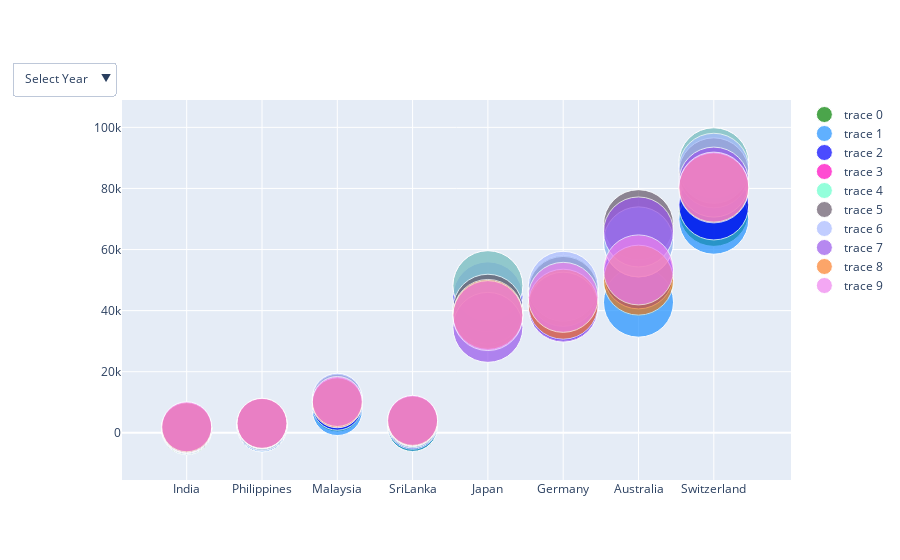

The notebook cell saved with this chart:
### Code cell
import pandas as pd
import numpy as np
import matplotlib.pyplot as plt
import matplotlib.gridspec as gridspec
from plotly.subplots import make_subplots
import plotly.graph_objects as go

fig3 = make_subplots(rows=1, cols=1)

countries = ['India','Philippines','Malaysia','SriLanka','Japan','Germany','Australia','Switzerland']
fig3.add_trace(go.Scatter(x=countries,y=[998,1991,8474,2037,39339,45427,49601,72487],text='GDP per Captia in USD in 2008',marker_color=['green','green','green','green','green','green','green','green'],
                                                                              mode='markers',marker_size=[50,50,50,50,70,70,70,70]),row=1, col=1) 

fig3.add_trace(go.Scatter(x=countries,y=[1101,1905,7292,2090,40755,41485,42772,69927],text='GDP Per Capita in USD in 2009' ,marker_color=['dodgerblue','dodgerblue','dodgerblue','dodgerblue','dodgerblue','dodgerblue','dodgerblue','dodgerblue'],
                                                                              mode='markers',marker_size=[50,50,50,50,70,70,70,70]),row=1, col=1) 

fig3.add_trace(go.Scatter(x=countries,y=[1357.564,2217.474,9040.566,2799.649,44507.68,41531.93,52022.13,74605.72],text='GDP Per capita in USD in 2010 ',marker_color=['blue','blue','blue','blue','blue','blue','blue','blue'],
                                                                              mode='markers',marker_size=[50,50,50,50,70,70,70,70]),row=1, col=1) 
fig3.add_trace(go.Scatter(x=countries,y=[1458.104,2450.734,10399.37,3200.834,48168,46644.78,62517.83,88415.63],text='GDP Per Capita in USD in 2011 ',marker_color=['rgb(255, 0, 191)','rgb(255, 0, 191)','rgb(255, 0, 191)','rgb(255, 0, 191)','rgb(255, 0, 191)','rgb(255, 0, 191)','rgb(255, 0, 191)','rgb(255, 0, 191)'],
                                                                              mode='markers',marker_size=[50,50,50,50,70,70,70,70]),row=1, col=1) 
fig3.add_trace(go.Scatter(x=countries,y=[1443.88,2450.734,10399.37,3200.834,48168,46644.78,62517.83,88415.63],text='GDP Per Capita in USD in 2012 ',marker_color=['#66FFCC','#66FFCC','#66FFCC','#66FFCC','#66FFCC','#66FFCC','#66FFCC','#66FFCC'],
                                                                                mode='markers',marker_size=[50,50,50,50,70,70,70,70]),row=1, col=1)
fig3.add_trace(go.Scatter(x=countries,y=[1449.606,2871.431,10970.12,3610.289,40454.45,46285.76,68150.11,85112.46],text='GDP Per Capita in USD in 2013' ,marker_color=['#665869','#665869','#665869','#665869','#665869','#665869','#665869','#665869'],
                                                                              mode='markers',marker_size=[50,50,50,50,70,70,70,70]),row=1, col=1)
fig3.add_trace(go.Scatter(x=countries,y=[1573.881,2959.648,11319.08,3819.254,38109.41,47959.99,62510.79,86605.56],text='GDP Per Capita in USD in 2014 ',marker_color=['#a7b9ff','#a7b9ff','#a7b9ff','#a7b9ff','#a7b9ff','#a7b9ff','#a7b9ff','#a7b9ff'],
                                                                              mode='markers',marker_size=[50,50,50,50,70,70,70,70]),row=1,col=1)

fig3.add_trace(go.Scatter(x=countries,y=[1605.605,3001.04,9955.242,3843.781,34524.47,41139.54,65755.72,82081.6],text=' GDP Per Capita in USD in 2015 ',marker_color=['#9856eb','#9856eb','#9856eb','#9856eb','#9856eb','#9856eb','#9856eb','#9856eb'],
                                                                              mode='markers',marker_size=[50,50,50,50,70,70,70,70]),row=1, col=1)
fig3.add_trace(go.Scatter(x=countries,y=[1732.64,3073.654,9817.741,3886.292,38761.82,42098.92,49971.13,80172.23],text='GDP Per Capita in USD in 2016 ',marker_color=['#fc7f2b','#fc7f2b','#fc7f2b','#fc7f2b','#fc7f2b','#fc7f2b','#fc7f2b','#fc7f2b'],
                                                                  mode='markers',marker_size=[50,50,50,50,70,70,70,70]),row=1, col=1)
fig3.add_trace(go.Scatter(x=countries,y=[1981.651,3123.234,10254.23,4077.044,38386.51,44349.59,53331.818,80449.99],text='GDP Per Capita USD in 2017 ',marker_color=['violet','violet','violet','violet','violet','violet','violet','violet'],
                                                                               mode='markers',marker_size=[50,50,50,50,70,70,70,70]),row=1, col=1)

fig3.update_layout(
updatemenus=[
        dict(
            buttons=list([
                dict(args = [{'visible': [False, False,False, False,False, False,False ,False,False,False]}],
                    label="Select Year",
                    method="update"),
                dict(args = [{'visible': [True, False,False, False,False, False,False, False,False,False]}],
                    label="2008",
                    method="update"),
                dict(args = [{'visible': [False, True,False, False,False, False,False, False,False,False]}],
                    label="2009",
                    method="update"),
                dict(args = [{'visible': [False, False,True, False,False, False,False, False,False,False]}],
                    label="2010",
                    method="update"),
                dict(args = [{'visible': [False, False,False, True,False, False,False, False,False,False]}],
                    label="2011",
                    method="update"),
                dict(args = [{'visible': [False, False,False, False,True, False,False, False,False,False]}],
                    label="2012",
                    method="update"),
                dict(args = [{'visible': [False, False,False, False,False, True,False, False,False,False]}],
                    label="2013",
                    method="update"),
                dict(args = [{'visible': [False, False,False, False,False, False,True, False,False,False]}],
                    label="2014",
                    method="update"),
                dict(args = [{'visible': [False, False,False, False,False, False,False, True,False,False]}],
                    label="2015",
                    method="update"),
                
                dict(args = [{'visible': [False, False,False, False,False, False,False, False,True,False]}],
                    label="2016",
                     method="update"),
                dict(args = [{'visible': [False, False,False, False,False, False,False, False,False,True]}],
                    label="2017",
                     method="update")]), x=-0.01,y=1.1),
      
    ]
    
)

fig3.show()

### Figure 1 — Plotly figure (JSON) as saved in the notebook; plotly's stock layout.template omitted (floating-point values rounded to 4 significant figures)
{"data": [{"marker": {"color": ["green", "green", "green", "green", "green", "green", "green", "green"], "size": [50, 50, 50, 50, 70, 70, 70, 70]}, "mode": "markers", "text": "GDP per Captia in USD in 2008", "type": "scatter", "x": ["India", "Philippines", "Malaysia", "SriLanka", "Japan", "Germany", "Australia", "Switzerland"], "xaxis": "x", "y": [998, 1991, 8474, 2037, 39339, 45427, 49601, 72487], "yaxis": "y"}, {"marker": {"color": ["dodgerblue", "dodgerblue", "dodgerblue", "dodgerblue", "dodgerblue", "dodgerblue", "dodgerblue", "dodgerblue"], "size": [50, 50, 50, 50, 70, 70, 70, 70]}, "mode": "markers", "text": "GDP Per Capita in USD in 2009", "type": "scatter", "x": ["India", "Philippines", "Malaysia", "SriLanka", "Japan", "Germany", "Australia", "Switzerland"], "xaxis": "x", "y": [1101, 1905, 7292, 2090, 40755, 41485, 42772, 69927], "yaxis": "y"}, {"marker": {"color": ["blue", "blue", "blue", "blue", "blue", "blue", "blue", "blue"], "size": [50, 50, 50, 50, 70, 70, 70, 70]}, "mode": "markers", "text": "GDP Per capita in USD in 2010 ", "type": "scatter", "x": ["India", "Philippines", "Malaysia", "SriLanka", "Japan", "Germany", "Australia", "Switzerland"], "xaxis": "x", "y": [1358.0, 2217.0, 9041.0, 2800.0, 44510.0, 41530.0, 52020.0, 74610.0], "yaxis": "y"}, {"marker": {"color": ["rgb(255, 0, 191)", "rgb(255, 0, 191)", "rgb(255, 0, 191)", "rgb(255, 0, 191)", "rgb(255, 0, 191)", "rgb(255, 0, 191)", "rgb(255, 0, 191)", "rgb(255, 0, 191)"], "size": [50, 50, 50, 50, 70, 70, 70, 70]}, "mode": "markers", "text": "GDP Per Capita in USD in 2011 ", "type": "scatter", "x": ["India", "Philippines", "Malaysia", "SriLanka", "Japan", "Germany", "Australia", "Switzerland"], "xaxis": "x", "y": [1458.0, 2451.0, 10400.0, 3201.0, 48168, 46640.0, 62520.0, 88420.0], "yaxis": "y"}, {"marker": {"color": ["#66FFCC", "#66FFCC", "#66FFCC", "#66FFCC", "#66FFCC", "#66FFCC", "#66FFCC", "#66FFCC"], "size": [50, 50, 50, 50, 70, 70, 70, 70]}, "mode": "markers", "text": "GDP Per Capita in USD in 2012 ", "type": "scatter", "x": ["India", "Philippines", "Malaysia", "SriLanka", "Japan", "Germany", "Australia", "Switzerland"], "xaxis": "x", "y": [1444.0, 2451.0, 10400.0, 3201.0, 48168, 46640.0, 62520.0, 88420.0], "yaxis": "y"}, {"marker": {"color": ["#665869", "#665869", "#665869", "#665869", "#665869", "#665869", "#665869", "#665869"], "size": [50, 50, 50, 50, 70, 70, 70, 70]}, "mode": "markers", "text": "GDP Per Capita in USD in 2013", "type": "scatter", "x": ["India", "Philippines", "Malaysia", "SriLanka", "Japan", "Germany", "Australia", "Switzerland"], "xaxis": "x", "y": [1450.0, 2871.0, 10970.0, 3610.0, 40450.0, 46290.0, 68150.0, 85110.0], "yaxis": "y"}, {"marker": {"color": ["#a7b9ff", "#a7b9ff", "#a7b9ff", "#a7b9ff", "#a7b9ff", "#a7b9ff", "#a7b9ff", "#a7b9ff"], "size": [50, 50, 50, 50, 70, 70, 70, 70]}, "mode": "markers", "text": "GDP Per Capita in USD in 2014 ", "type": "scatter", "x": ["India", "Philippines", "Malaysia", "SriLanka", "Japan", "Germany", "Australia", "Switzerland"], "xaxis": "x", "y": [1574.0, 2960.0, 11320.0, 3819.0, 38110.0, 47960.0, 62510.0, 86610.0], "yaxis": "y"}, {"marker": {"color": ["#9856eb", "#9856eb", "#9856eb", "#9856eb", "#9856eb", "#9856eb", "#9856eb", "#9856eb"], "size": [50, 50, 50, 50, 70, 70, 70, 70]}, "mode": "markers", "text": " GDP Per Capita in USD in 2015 ", "type": "scatter", "x": ["India", "Philippines", "Malaysia", "SriLanka", "Japan", "Germany", "Australia", "Switzerland"], "xaxis": "x", "y": [1606.0, 3001.0, 9955.0, 3844.0, 34520.0, 41140.0, 65760.0, 82080.0], "yaxis": "y"}, {"marker": {"color": ["#fc7f2b", "#fc7f2b", "#fc7f2b", "#fc7f2b", "#fc7f2b", "#fc7f2b", "#fc7f2b", "#fc7f2b"], "size": [50, 50, 50, 50, 70, 70, 70, 70]}, "mode": "markers", "text": "GDP Per Capita in USD in 2016 ", "type": "scatter", "x": ["India", "Philippines", "Malaysia", "SriLanka", "Japan", "Germany", "Australia", "Switzerland"], "xaxis": "x", "y": [1733.0, 3074.0, 9818.0, 3886.0, 38760.0, 42100.0, 49970.0, 80170.0], "yaxis": "y"}, {"marker": {"color": ["violet", "violet", "violet", "violet", "violet", "violet", "violet", "violet"], "size": [50, 50, 50, 50, 70, 70, 70, 70]}, "mode": "markers", "text": "GDP Per Capita USD in 2017 ", "type": "scatter", "x": ["India", "Philippines", "Malaysia", "SriLanka", "Japan", "Germany", "Australia", "Switzerland"], "xaxis": "x", "y": [1982.0, 3123.0, 10250.0, 4077.0, 38390.0, 44350.0, 53330.0, 80450.0], "yaxis": "y"}], "layout": {"updatemenus": [{"buttons": [{"args": [{"visible": [false, false, false, false, false, false, false, false, false, false]}], "label": "Select Year", "method": "update"}, {"args": [{"visible": [true, false, false, false, false, false, false, false, false, false]}], "label": "2008", "method": "update"}, {"args": [{"visible": [false, true, false, false, false, false, false, false, false, false]}], "label": "2009", "method": "update"}, {"args": [{"visible": [false, false, true, false, false, false, false, false, false, false]}], "label": "2010", "method": "update"}, {"args": [{"visible": [false, false, false, true, false, false, false, false, false, false]}], "label": "2011", "method": "update"}, {"args": [{"visible": [false, false, false, false, true, false, false, false, false, false]}], "label": "2012", "method": "update"}, {"args": [{"visible": [false, false, false, false, false, true, false, false, false, false]}], "label": "2013", "method": "update"}, {"args": [{"visible": [false, false, false, false, false, false, true, false, false, false]}], "label": "2014", "method": "update"}, {"args": [{"visible": [false, false, false, false, false, false, false, true, false, false]}], "label": "2015", "method": "update"}, {"args": [{"visible": [false, false, false, false, false, false, false, false, true, false]}], "label": "2016", "method": "update"}, {"args": [{"visible": [false, false, false, false, false, false, false, false, false, true]}], "label": "2017", "method": "update"}], "x": -0.01, "y": 1.1}], "xaxis": {"anchor": "y", "domain": [0, 1]}, "yaxis": {"anchor": "x", "domain": [0, 1]}}}
